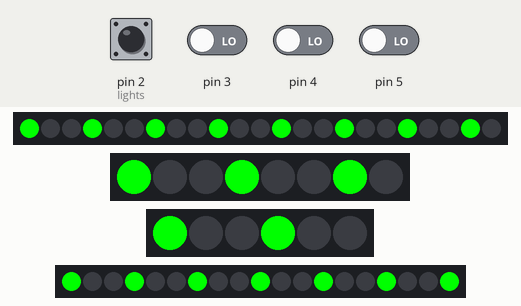
The sketch below on a simulated Arduino Uno, built with avr-gcc and run on an emulated ATmega328P. On the bench: 23 RGB LEDs in strip order, left to right, 8 RGB LEDs in strip order, left to right, 6 RGB LEDs in strip order, left to right, 19 RGB LEDs in strip order, left to right. Inputs (shaded band) come from the test bench; at power-on: pin 2 (lights), pin 3–5 LOW. Dim RGB values are drawn brighter than linear; random numbers use the default seed unless the sketch sets one.

Above: at 1.2 s.
1.3 s: pin 2 (lights) driven HIGH
At 1.47 s:
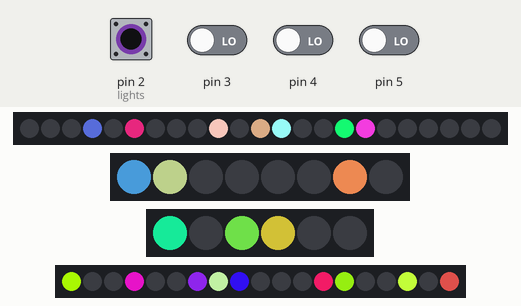
3.7 s: pin 2 (lights) driven LOW
At 4.6 s:
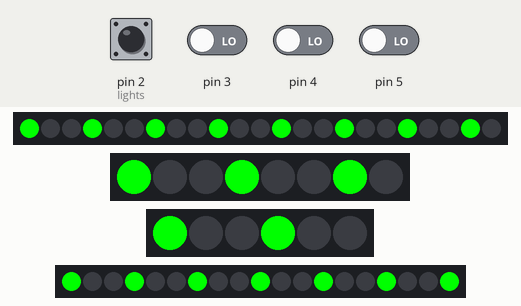
5.2 s: pin 3 driven HIGH
At 5.35 s:
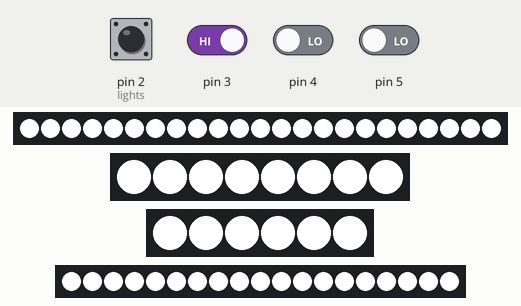
7.6 s: pin 3 driven LOW
At 9.4 s:
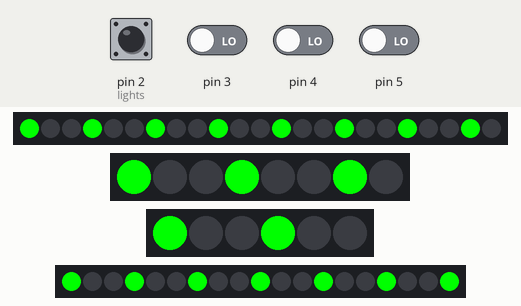
10.2 s: pin 2 (lights) driven HIGH
At 10.37 s:
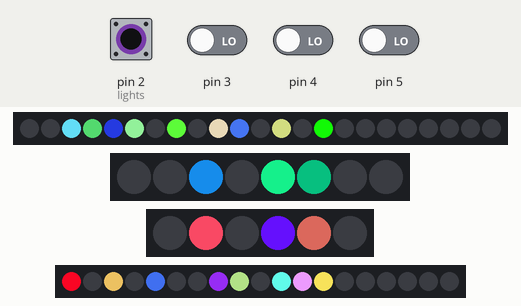
12.6 s: pin 2 (lights) pulsed LOW 2 times (0.12 s each, 0.3 s apart)
At 13.19 s:
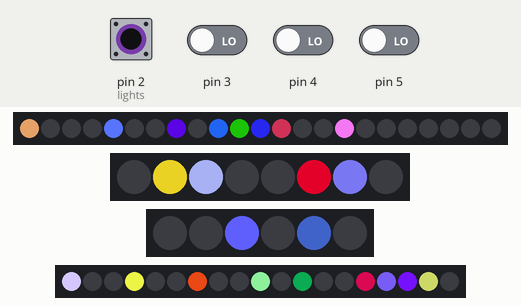
Timing chart, 0 to 18.2 s (numbered marks = the images above; inputs shaded):
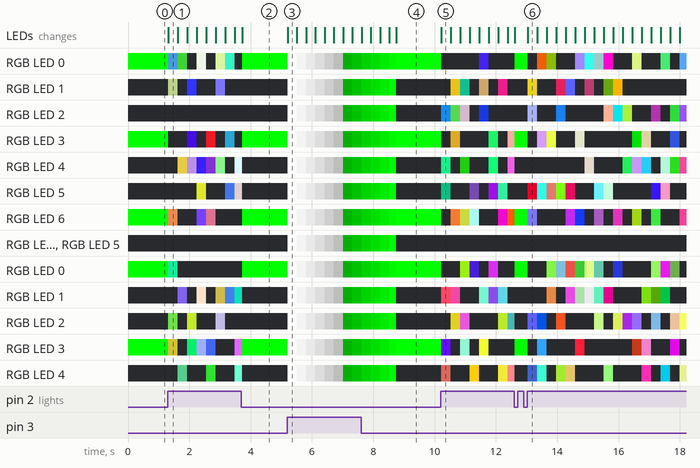

The sketch:

Robot_LEDs_2017.ino
```cpp
#include <Adafruit_NeoPixel.h>

#define PIN_Shooter 6   //DIO 1
#define PIN_ShooterMount 7   //DIO 1
#define PIN_Intake 8 //DIO 2
#define PIN_Intake2 9   //DIO 2
#define LEDs_Shooter 23
#define LEDs_ShooterMount 19
#define LEDs_IntakeR 8
#define LEDs_IntakeL 6


//pins used
//2 flash (DIO 3)
//3 breathe (DIO 4)
//4 shooter (DIO 1)
//5 intake (DIO 2)
//6 shooter LED output
//7 shootermount LED output
//8 intake LED output
//9 intake2 LED output

// stripIntake2 will be Left

Adafruit_NeoPixel stripShooter = Adafruit_NeoPixel(LEDs_Shooter, PIN_Shooter, NEO_GRB + NEO_KHZ800);
Adafruit_NeoPixel stripShooterMount = Adafruit_NeoPixel(LEDs_ShooterMount, PIN_ShooterMount, NEO_GRB + NEO_KHZ800);
Adafruit_NeoPixel stripIntake = Adafruit_NeoPixel(LEDs_IntakeR, PIN_Intake, NEO_GRB + NEO_KHZ800);
Adafruit_NeoPixel stripIntake2 = Adafruit_NeoPixel(LEDs_IntakeL, PIN_Intake2, NEO_GRB + NEO_KHZ800);

void setup() {
  // put your setup code here, to run once:
  stripShooter.begin();
  for (int i = 0; i < LEDs_Shooter; i = i + 3) {
    stripShooter.setPixelColor(i, 0, 255, 0);
  }
  stripIntake.begin();
  stripIntake2.begin();
  for (int i = 0; i < LEDs_IntakeR; i = i + 3) {
    stripIntake.setPixelColor(i, 0, 255, 0);
  }
  for (int i = 0; i < LEDs_IntakeL; i = i + 3) {
    stripIntake2.setPixelColor(i, 0, 255, 0);
  }
  stripShooterMount.begin();
  for (int i = 0; i < LEDs_ShooterMount; i = i + 3) {
    stripShooterMount.setPixelColor(i, 0, 255, 0);
  }
  stripShooter.show();
  stripShooterMount.show();
  stripIntake.show();
  stripIntake2.show();

  Serial.begin(9600);
}

void loop() {
  // put your main code here, to run repeatedly:
  boolean resetNeeded, resetHopper;
  resetNeeded = false;
  resetHopper = false;


  while (digitalRead(4) == HIGH) {   //when shooter is active (from DIO 1)
    for (int q = 0; q < 3; q++) {
      for (int i = 0; i < LEDs_Shooter; i = i + 3) {
        stripShooter.setPixelColor(i + (-(q - 2)), 0, 255, 0); //turn every third pixel on
      }
      for (int i = 0; i < LEDs_ShooterMount; i = i + 3) {
        stripShooterMount.setPixelColor(i + q, 0, 255, 0);
      }
      stripShooter.show();
      stripShooterMount.show();

      delay(50);

      for (int i = 0; i < LEDs_Shooter; i = i + 3) {
        stripShooter.setPixelColor(i + (-(q - 2)), 0);    //turn every third pixel off
      }
      for (int i = 0; i < LEDs_ShooterMount; i = i + 3) {
        stripShooterMount.setPixelColor(i + q, 0);
      }
    }
  }


  while (digitalRead(5) == HIGH) {   //while intake is active (DIO 2)
    for (int q = 3; q > 0; q--) {
      for (int i = 0; i < LEDs_IntakeR; i = i + 3) {
        stripIntake.setPixelColor(i + (-(q - 2)), 0, 255, 0);  //turn every third pixel on
      }
      for (int i = 0; i < LEDs_IntakeL; i = i + 3) {
        stripIntake2.setPixelColor(i + (-(q - 2)), 0, 255, 0);  //turn every third pixel on
      }
      stripIntake.show();
      stripIntake2.show();

      delay(50);

      for (int i = 0; i < LEDs_IntakeR; i = i + 3) {
        stripIntake.setPixelColor(i + (-(q - 2)), 0);      //turn every third pixel off
      }
      for (int i = 0; i < LEDs_IntakeL; i = i + 3) {
        stripIntake2.setPixelColor(i + (-(q - 2)), 0);      //turn every third pixel off
      }
    }
  }


  while (digitalRead(2) == HIGH) {   //random flashing lights (DIO 3)
    resetNeeded = true;
    long aa, bb, cc, dd, ar, ag, ab;
    int aaa, bbb, ccc, ddd, aar, aag, aab;
    for (int a = 0; a < LEDs_IntakeR; a++) {   //set to black
      stripIntake.setPixelColor(a, 0);
    }
    for (int a = 0; a < LEDs_IntakeL; a++) {   //set to black
      stripIntake2.setPixelColor(a, 0);
    }
    for (int b = 0; b < LEDs_Shooter; b++) {   //set to black
      stripShooter.setPixelColor(b, 0);
    }
    for (int c = 0; c < LEDs_ShooterMount; c++) {   //set to black
      stripShooterMount.setPixelColor(c, 0);
    }

    for (int a = 0; a < 4; a++) {   //set random pixels to color
      aa = random(0, 7);
      ar = random(0,255);
      ag = random(0,255);
      ab = random(0,255);
      aar = (int) ar;
      aag = (int) ag;
      aab = (int) ab;
      aaa = (int) aa;
      stripIntake.setPixelColor(aaa, aar, aag, aab);
    }
    for (int a = 0; a < 3; a++) {   //set random pixels to color
      aa = random(0, 5);
      aaa = (int) aa;
      ar = random(0,255);
      ag = random(0,255);
      ab = random(0,255);
      aar = (int) ar;
      aag = (int) ag;
      aab = (int) ab;
      stripIntake2.setPixelColor(aaa, aar, aag, aab);
    }
    for (int b = 0; b < 13; b++) {   //set random pixels to color
      bb = random(0, 22);
      bbb = (int) bb;
      ar = random(0,255);
      ag = random(0,255);
      ab = random(0,255);
      aar = (int) ar;
      aag = (int) ag;
      aab = (int) ab;
      stripShooterMount.setPixelColor(bbb, aar, aag, aab);
    }
    for (int c = 0; c < 10; c++) {   //set random pixels to color
      cc = random(0, 18);
      ccc = (int) cc;
      ar = random(0,255);
      ag = random(0,255);
      ab = random(0,255);
      aar = (int) ar;
      aag = (int) ag;
      aab = (int) ab;
      stripShooter.setPixelColor(ccc, aar, aag, aab);
    }
    stripIntake.show();
    stripIntake2.show();
    stripShooterMount.show();
    stripShooter.show();
    delay(5);
  }


  while (digitalRead(3) == HIGH) {  //breath-like (DIO 4)
    resetNeeded = true;
      long lr=random(0,256);
      long lbl=random(0,256);
      long lg=random(0,256);
      int r, g, bl;
    for (int e = 255; e > 50; e--) {   //lower intensity
      g = e;
      r = e;
      bl = e;
      for (int a = 0; a < LEDs_Shooter; a++) {
        stripShooter.setPixelColor(a, r, g, bl);
      }
      for (int b = 0; b < LEDs_IntakeR; b++) {
        stripIntake.setPixelColor(b, r, g, bl);
      }
      for (int b = 0; b < LEDs_IntakeL; b++) {
        stripIntake2.setPixelColor(b, r, g, bl);
      }
      for (int c = 0; c < LEDs_ShooterMount; c++) {
        stripShooterMount.setPixelColor(c, r, g, bl);
      }
      stripShooter.show();
      stripIntake.show();
      stripIntake2.show();
      stripShooterMount.show();
      delay(5);
    }

    r = 0;
    bl = 0;
    g = 0;
    for (int e = 50; e < 256; e++) {   //increase intensity
      g = e;
      for (int a = 0; a < LEDs_Shooter; a++) {
        stripShooter.setPixelColor(a, r, g, bl);
      }
      for (int b = 0; b < LEDs_IntakeR; b++) {
        stripIntake.setPixelColor(b, r, g, bl);
      }
      for (int b = 0; b < LEDs_IntakeL; b++) {
        stripIntake2.setPixelColor(b, r, g, bl);
      }
      for (int c = 0; c < LEDs_ShooterMount; c++) {
        stripShooterMount.setPixelColor(c, r, g, bl);
      }
      stripShooter.show();
      stripIntake.show();
      stripIntake2.show();
      stripShooterMount.show();
      delay(5);
    }
  }


  if (resetNeeded) {
    for (int a = 0; a < LEDs_Shooter; a++) {
      stripShooter.setPixelColor(a, 0);
    }
    for (int a = 0; a < LEDs_Shooter; a = a + 3) {
      stripShooter.setPixelColor(a, 0, 255, 0);
    }
    for (int b = 0; b < LEDs_IntakeR; b++) {
      stripIntake.setPixelColor(b, 0);
    }
    for (int b = 0; b < LEDs_IntakeL; b++) {
      stripIntake2.setPixelColor(b, 0);
    }
    for (int b = 0; b < LEDs_IntakeR; b = b + 3) {
      stripIntake.setPixelColor(b, 0, 255, 0);
    }
    for (int b = 0; b < LEDs_IntakeL; b = b + 3) {
      stripIntake2.setPixelColor(b, 0, 255, 0);
    }
    for (int c = 0; c < LEDs_ShooterMount; c++) {
      stripShooterMount.setPixelColor(c, 0);
    }
    for (int c = 0; c < LEDs_ShooterMount; c = c + 3) {
      stripShooterMount.setPixelColor(c, 0, 255, 0);
    }
    stripShooter.show();
    stripIntake.show();
    stripIntake2.show();
    stripShooterMount.show();
    resetNeeded = false;
  }
}
```

Measured:
- after the input at 1.3 s, RGB LED 0: RGB(0, 255, 0) → RGB(47, 102, 143) at once, → RGB(38, 125, 29) 0.31 s later, → off 0.31 s later, → RGB(217, 223, 210) 0.31 s later, … (8 changes in this stretch); RGB LED 1: off → RGB(109, 120, 80) at once, → off 0.31 s later, → RGB(47, 52, 244) 0.31 s later, → off 0.31 s later, … (6 changes in this stretch)
- after the input at 10.2 s, RGB LED 0: RGB(0, 255, 0) → off at once, → RGB(60, 29, 208) 1.2 s later, → off 0.31 s later; RGB LED 1: off → RGB(190, 157, 23) after 0.33 s, → RGB(8, 82, 62) 0.31 s later, → off 0.31 s later, → RGB(119, 95, 60) 0.31 s later, … (7 changes in this stretch)
